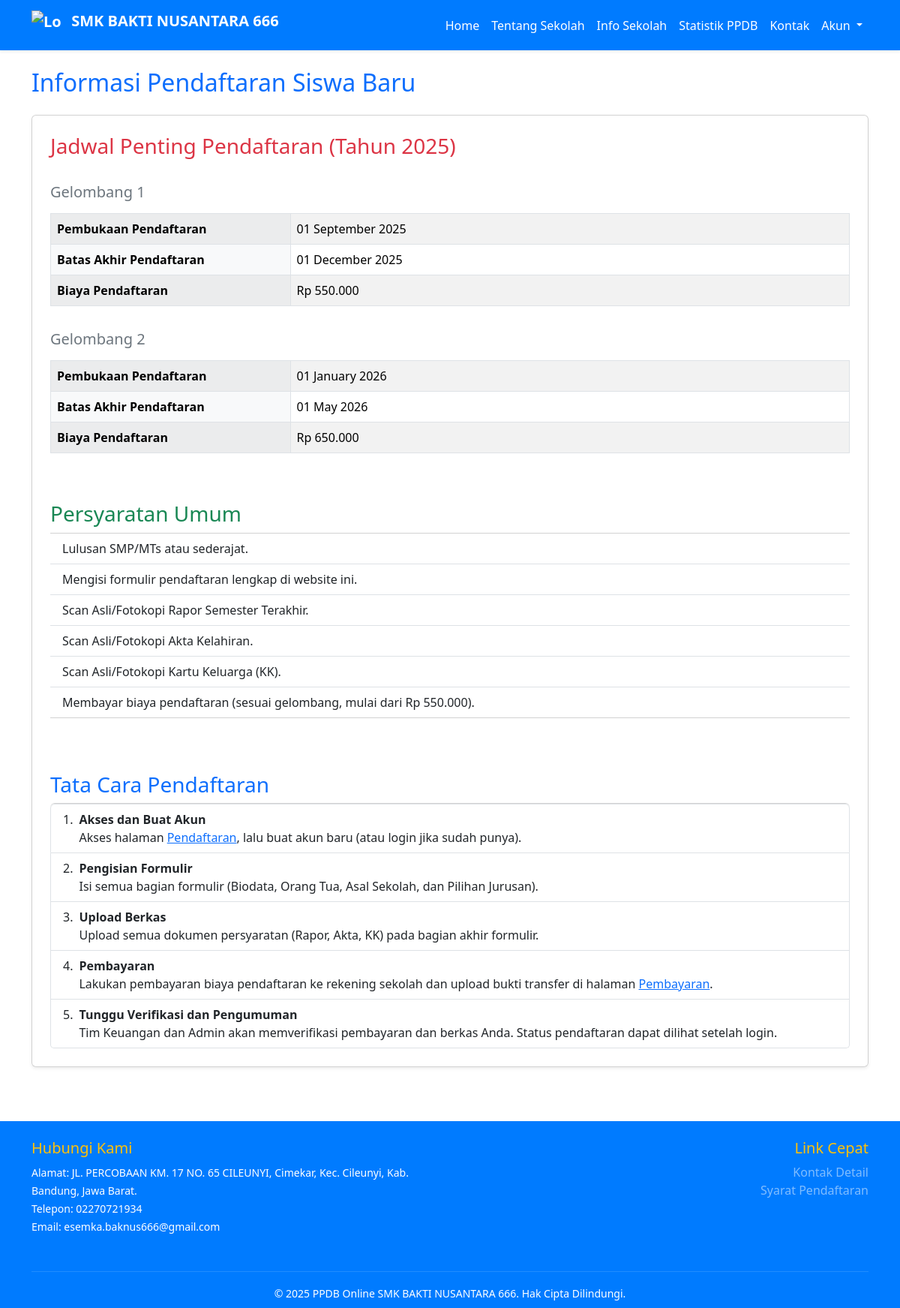
/info.php, run on the app's committed database.
### tables this page shows
CREATE TABLE `gelombang` (
  `id` int(11) NOT NULL,
  `nama` varchar(50) DEFAULT NULL,
  `tahun` varchar(20) DEFAULT NULL,
  `tgl_mulai` date DEFAULT NULL,
  `tgl_selesai` date DEFAULT NULL,
  `biaya_daftar` decimal(12,2) DEFAULT NULL,
  `aktif` tinyint(1) DEFAULT 0
);

### info.php (the view, shortened to what this page needs)
<?php
include('includes/header.php');
$gelombang_data = [];
$sql_gelombang = "SELECT * FROM gelombang WHERE tahun = 2025 ORDER BY tgl_mulai ASC";
$result_gelombang = $conn->query($sql_gelombang);
if ($result_gelombang->num_rows > 0) {
    while($row = $result_gelombang->fetch_assoc()) {
        $gelombang_data[] = $row;
    }
}
$biaya_referensi = $gelombang_data[0]['biaya_daftar'] ?? 550000;
$biaya_referensi_format = "Rp " . number_format($biaya_referensi, 0, ',', '.');
?>
<h2 class="text-primary mb-4">Informasi Pendaftaran Siswa Baru</h2>
<div class="card p-4 shadow-sm">
    <h3 class="text-danger mb-3">Jadwal Penting Pendaftaran (Tahun 2025)</h3>
    <?php if (empty($gelombang_data)): ?>
        <p class="text-muted">Jadwal pendaftaran belum dibuka. Silakan hubungi admin.</p>
    <?php else: ?>
        <?php foreach ($gelombang_data as $gelombang): ?>
            <h5 class="text-secondary mt-3"><?php echo htmlspecialchars($gelombang['nama']); ?></h5>
            <table class="table table-bordered table-striped mt-2">
                <tr>
                    <td class="fw-bold bg-light" style="width: 30%;">Pembukaan Pendaftaran</td>
                    <td><?php echo date('d F Y', strtotime($gelombang['tgl_mulai'])); ?></td>
                </tr>
                <tr>
                    <td class="fw-bold bg-light">Batas Akhir Pendaftaran</td>
                    <td><?php echo date('d F Y', strtotime($gelombang['tgl_selesai'])); ?></td>
                </tr>
                <tr>
                    <td class="fw-bold bg-light">Biaya Pendaftaran</td>
                    <td><?php echo "Rp " . number_format($gelombang['biaya_daftar'], 0, ',', '.'); ?></td>
                </tr>
            </table>
        <?php endforeach; ?>
    <?php endif; ?>
    <h3 class="mt-5 text-success">Persyaratan Umum</h3>
    <ul class="list-group list-group-flush mb-4">
        <li class="list-group-item">Lulusan SMP/MTs atau sederajat.</li>
        <li class="list-group-item">Mengisi formulir pendaftaran lengkap di website ini.</li>
        <li class="list-group-item">Scan Asli/Fotokopi Rapor Semester Terakhir.</li>
        <li class="list-group-item">Scan Asli/Fotokopi Akta Kelahiran.</li>
        <li class="list-group-item">Scan Asli/Fotokopi Kartu Keluarga (KK).</li>
        <li class="list-group-item">Membayar biaya pendaftaran (sesuai gelombang, mulai dari <?php echo $biaya_referensi_format; ?>).</li>
    </ul>
    <h3 class="mt-5 text-primary">Tata Cara Pendaftaran</h3>
    <ol class="list-group list-group-numbered">
        <li class="list-group-item d-flex justify-content-between align-items-start">
            <div class="ms-2 me-auto">
                <div class="fw-bold">Akses dan Buat Akun</div>
                Akses halaman <a href="daftar.php">Pendaftaran</a>, lalu buat akun baru (atau login jika sudah punya).
            </div>
        </li>
        <li class="list-group-item d-flex justify-content-between align-items-start">
            <div class="ms-2 me-auto">
                <div class="fw-bold">Pengisian Formulir</div>
                Isi semua bagian formulir (Biodata, Orang Tua, Asal Sekolah, dan Pilihan Jurusan).
            </div>
        </li>
        <li class="list-group-item d-flex justify-content-between align-items-start">
            <div class="ms-2 me-auto">
                <div class="fw-bold">Upload Berkas</div>
                Upload semua dokumen persyaratan (Rapor, Akta, KK) pada bagian akhir formulir.
            </div>
        </li>
        <li class="list-group-item d-flex justify-content-between align-items-start">
            <div class="ms-2 me-auto">
                <div class="fw-bold">Pembayaran</div>
                Lakukan pembayaran biaya pendaftaran ke rekening sekolah dan upload bukti transfer di halaman <a href="pembayaran.php">Pembayaran</a>.
            </div>
        </li>
        <li class="list-group-item d-flex justify-content-between align-items-start">
            <div class="ms-2 me-auto">
                <div class="fw-bold">Tunggu Verifikasi dan Pengumuman</div>
                Tim Keuangan dan Admin akan memverifikasi pembayaran dan berkas Anda. Status pendaftaran dapat dilihat setelah login.
            </div>
        </li>
    </ol>
</div>
<?php
include('includes/footer.php');
?>

### data on the page
gelombang: nama "Gelombang 1", tgl_mulai "01 September 2025", tgl_selesai "01 December 2025", biaya_daftar "550.000", biaya_daftar "Rp 550.000"
gelombang: nama "Gelombang 2", tgl_mulai "01 January 2026", tgl_selesai "01 May 2026", biaya_daftar "650.000"
